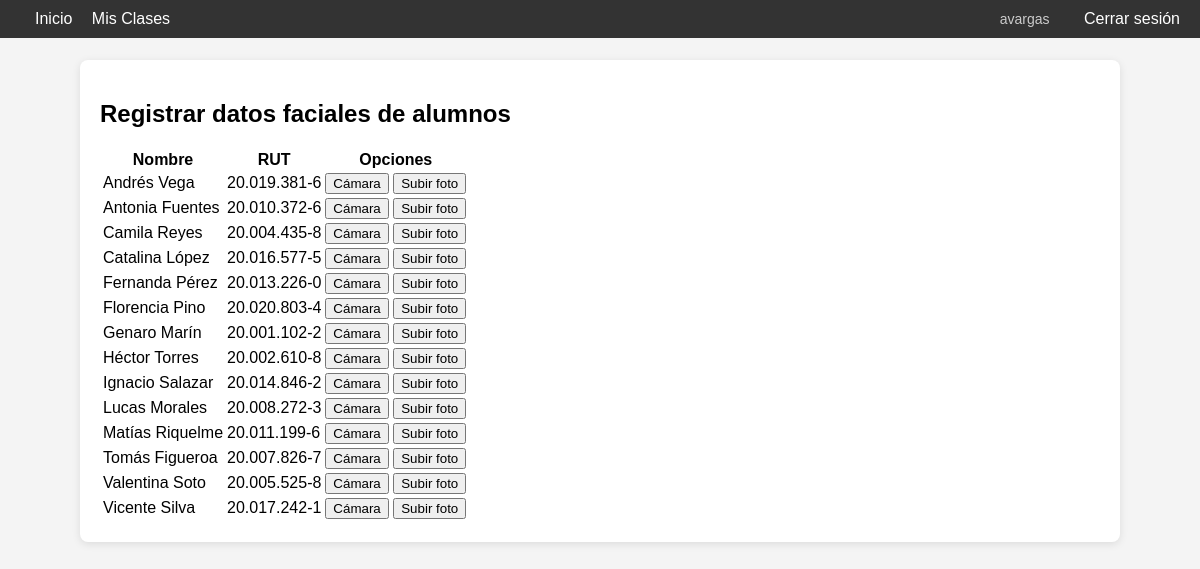
Page /ingresar_alumno/2 (signed in) on the earlier database version.
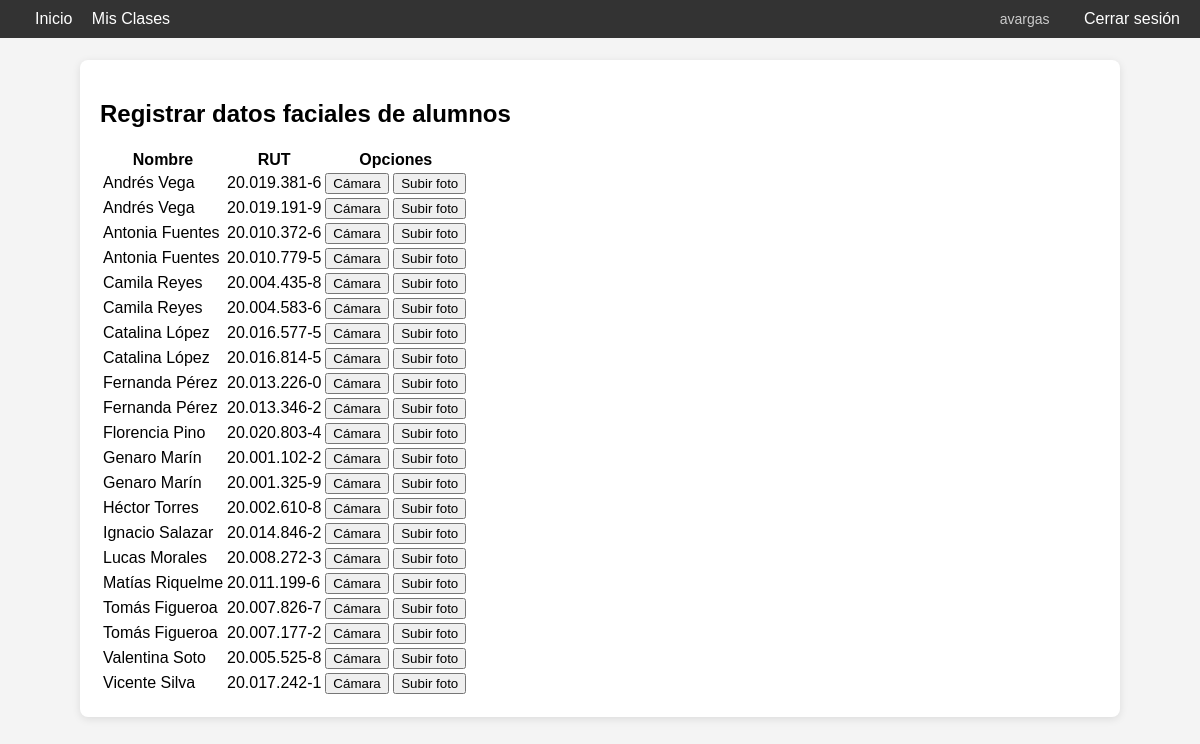
Same page on the later database version.
### tables this page shows
CREATE TABLE alumno (
        id INTEGER PRIMARY KEY AUTOINCREMENT,
        nombre TEXT NOT NULL,
        rut TEXT NOT NULL UNIQUE,
        datos_rostro BLOB NOT NULL
    );

### app/routes.py (the view, shortened to what this page needs)
@app.route('/ingresar_alumno/<int:clase_id>', methods=['GET', 'POST'])
def ingresar_alumno(clase_id):
    if 'usuario' not in session:
        return redirect(url_for('login'))
    mensaje = None
    conexion = sqlite3.connect("asistencia.db")
    cursor = conexion.cursor()
    cursor.execute("""
        SELECT alumno.id, alumno.nombre, alumno.rut
        FROM alumno
        JOIN alumno_clase ON alumno.id = alumno_clase.alumno_id
        WHERE alumno_clase.clase_id = ?
        ORDER BY alumno.nombre
    """, (clase_id,))
    alumnos = [{"id": a[0], "nombre": a[1], "rut": a[2]} for a in cursor.fetchall()]
    conexion.close()
    return render_template('ingresar_alumno.html', clase_id=clase_id, alumnos=alumnos, mensaje=mensaje)

### app/templates/ingresar_alumno.html (shortened to what this page needs)
{% extends "base.html" %}
{% block content %}
<h2>Registrar datos faciales de alumnos</h2>
<table>
    <tr>
        <th>Nombre</th>
        <th>RUT</th>
        <th>Opciones</th>
    </tr>
    {% for alumno in alumnos %}
    <tr>
        <td>{{ alumno.nombre }}</td>
        <td>{{ alumno.rut }}</td>
        <td>
            <button onclick="activarCamara('{{ alumno.id }}')">Cámara</button>
            <form action="{{ url_for('ingresar_alumno', clase_id=clase_id) }}" method="post" enctype="multipart/form-data" style="display:inline;">
                <button type="button" onclick="this.previousElementSibling.click();">Subir foto</button>
            </form>
        </td>
    </tr>
    {% endfor %}
</table>
{% endblock %}

### app/templates/base.html (shortened to what this page needs)
<!DOCTYPE html>
<html lang="es">
<head>
    <link rel="stylesheet" href="{{ url_for('static', filename='css/style.css') }}">
</head>
<body>
    <nav>
    <div>
        <a href="{{ url_for('home') }}">Inicio</a>
        {% if 'usuario' in session %}
            <a href="{{ url_for('ver_clases') }}">Mis Clases</a>
        {% endif %}
    </div>
    <div>
        {% if 'usuario' in session %}
    <span class="usuario">{{ session['usuario'] }}</span>
    <a href="{{ url_for('logout') }}">Cerrar sesión</a>
{% elif request.endpoint not in ['home', 'login'] %}
    <a href="{{ url_for('login') }}">Iniciar sesión</a>
{% endif %}
    </div>
</nav>
    <div class="container">
        {% block content %}{% endblock %}
    </div>
</body>
</html>

### app/templates/base.html (style rules this page uses)
body { font-family: Arial, sans-serif; margin: 0; padding-top: 60px; background-color: #f4f4f4; }
nav { position: fixed; top: 0; left: 0; right: 0; background-color: #333; color: white; display: flex; justify-content: space-between; align-items: center; padding: 10px 20px; z-index: 1000; }
nav a { color: white; text-decoration: none; margin-left: 15px; }
.container { max-width: 1000px; margin: auto; padding: 20px; background-color: white; border-radius: 8px; box-shadow: 0px 2px 8px rgba(0, 0, 0, 0.1); }
.usuario { font-size: 14px; margin-right: 15px; color: #ccc; }

Differences in the rows shown:
added alumno: nombre "Andrés Vega", rut "20.019.191-9"
added alumno: nombre "Antonia Fuentes", rut "20.010.779-5"
added alumno: nombre "Camila Reyes", rut "20.004.583-6"
added alumno: nombre "Catalina López", rut "20.016.814-5"
added alumno: nombre "Fernanda Pérez", rut "20.013.346-2"
added alumno: nombre "Genaro Marín", rut "20.001.325-9"
added alumno: nombre "Tomás Figueroa", rut "20.007.177-2"
